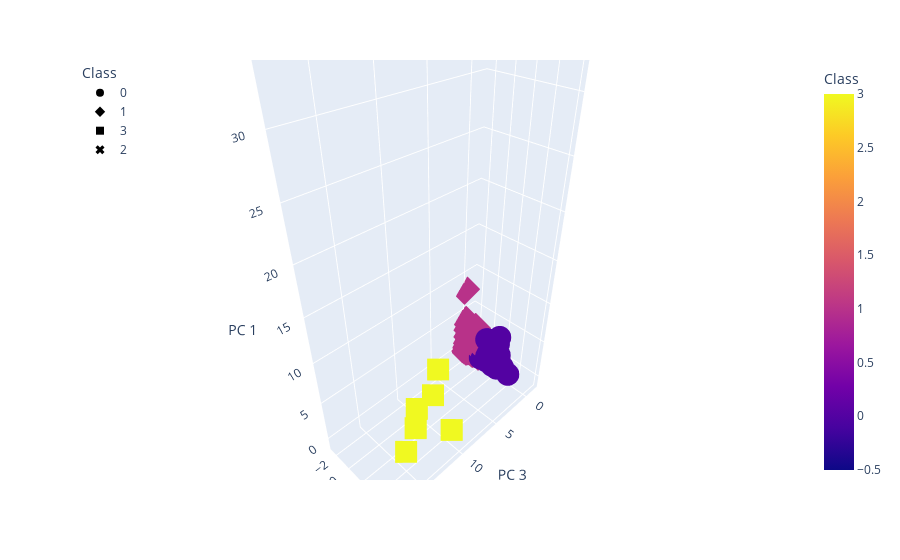

The code cell stored with this chart in its notebook:
### Markdown cell above
### Visualizing Results

#### 3D-Scatter with Clusters

### Code cell
# Create a 3D-Scatter with the PCA data and the clusters

# Since we have three principal components, a 3D-Scatter plot is going to be created.
fig = px.scatter_3d(
    clustered_df,
    x="PC 3",
    y="PC 2",
    z="PC 1",
    color="Class",
    symbol="Class",
    width=500,
    hover_name="CoinName", 
    hover_data=["Algorithm"]
)
fig.update_layout(legend=dict(x=0, y=1))
fig.show()

### Figure 1 — Plotly figure (JSON) as saved in the notebook; plotly's stock layout.template omitted (floating-point values rounded to 4 significant figures; data arrays with more than 128 entries replaced by an {"elided": "..."} marker saying what was removed)
{"data": [{"customdata": {"elided": "287x1 str values"}, "hovertemplate": "<b>%{hovertext}</b><br><br>Class=%{marker.color}<br>PC 3=%{x}<br>PC 2=%{y}<br>PC 1=%{z}<br>Algorithm=%{customdata[0]}<extra></extra>", "hovertext": {"elided": "287 str values"}, "legendgroup": "0", "marker": {"color": {"elided": "287 int values"}, "coloraxis": "coloraxis", "symbol": "circle"}, "mode": "markers", "name": "0", "scene": "scene", "showlegend": true, "type": "scatter3d", "x": {"elided": "287 float values"}, "y": {"elided": "287 float values"}, "z": {"elided": "287 float values"}}, {"customdata": {"elided": "238x1 str values"}, "hovertemplate": "<b>%{hovertext}</b><br><br>Class=%{marker.color}<br>PC 3=%{x}<br>PC 2=%{y}<br>PC 1=%{z}<br>Algorithm=%{customdata[0]}<extra></extra>", "hovertext": {"elided": "238 str values"}, "legendgroup": "1", "marker": {"color": {"elided": "238 int values"}, "coloraxis": "coloraxis", "symbol": "diamond"}, "mode": "markers", "name": "1", "scene": "scene", "showlegend": true, "type": "scatter3d", "x": {"elided": "238 float values"}, "y": {"elided": "238 float values"}, "z": {"elided": "238 float values"}}, {"customdata": [["VeChainThor Authority"], ["Proof-of-BibleHash"], ["SHA-256 + Hive"], ["Proof-of-Authority"], ["ECC 256K1"], ["SHA3-256"], ["Leased POS"]], "hovertemplate": "<b>%{hovertext}</b><br><br>Class=%{marker.color}<br>PC 3=%{x}<br>PC 2=%{y}<br>PC 1=%{z}<br>Algorithm=%{customdata[0]}<extra></extra>", "hovertext": ["Vechain", "BiblePay", "LitecoinCash", "Poa Network", "Acute Angle Cloud", "Fiii", "Waves"], "legendgroup": "3", "marker": {"color": [3, 3, 3, 3, 3, 3, 3], "coloraxis": "coloraxis", "symbol": "square"}, "mode": "markers", "name": "3", "scene": "scene", "showlegend": true, "type": "scatter3d", "x": [7.994, 18.0, 10.17, 14.23, 11.82, 9.341, 7.735], "y": [1.075, 6.145, 0.1821, 3.1, 1.807, 4.297, 0.03653], "z": [4.434, -0.2816, -0.2838, -0.3671, -0.3222, -0.5785, -0.3355]}, {"customdata": [["TRC10"]], "hovertemplate": "<b>%{hovertext}</b><br><br>Class=%{marker.color}<br>PC 3=%{x}<br>PC 2=%{y}<br>PC 1=%{z}<br>Algorithm=%{customdata[0]}<extra></extra>", "hovertext": ["BitTorrent"], "legendgroup": "2", "marker": {"color": [2], "coloraxis": "coloraxis", "symbol": "x"}, "mode": "markers", "name": "2", "scene": "scene", "showlegend": true, "type": "scatter3d", "x": [-1.183], "y": [1.687], "z": [34.09]}], "layout": {"autosize": true, "coloraxis": {"colorbar": {"title": {"text": "Class"}}, "colorscale": [[0, "#0d0887"], [0.1111, "#46039f"], [0.2222, "#7201a8"], [0.3333, "#9c179e"], [0.4444, "#bd3786"], [0.5556, "#d8576b"], [0.6667, "#ed7953"], [0.7778, "#fb9f3a"], [0.8889, "#fdca26"], [1, "#f0f921"]]}, "legend": {"title": {"text": "Class"}, "tracegroupgap": 0, "x": 0, "y": 1}, "margin": {"t": 60}, "scene": {"aspectmode": "auto", "aspectratio": {"x": 1.069, "y": 0.4883, "z": 1.916}, "domain": {"x": [0, 1], "y": [0, 1]}, "xaxis": {"title": {"text": "PC 3"}, "type": "linear"}, "yaxis": {"title": {"text": "PC 2"}, "type": "linear"}, "zaxis": {"title": {"text": "PC 1"}, "type": "linear"}}}}
